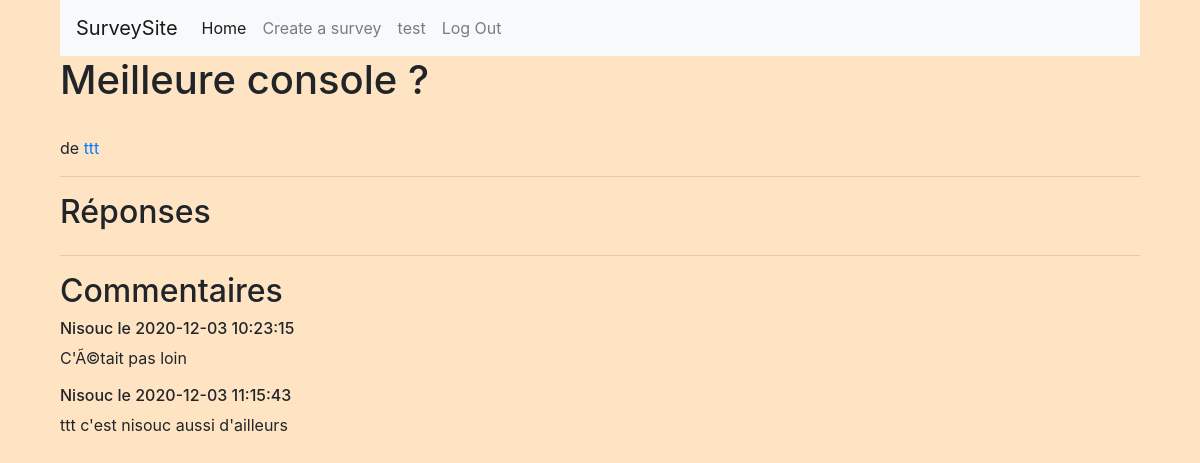
Screenshot of /index.php?page=survey&id=18 (signed in) with the database file from the repository.
### tables this page shows
CREATE TABLE `surveys` (
  `survey_id` int(11) NOT NULL,
  `question` varchar(255) NOT NULL,
  `end` datetime NOT NULL,
  `creatorsId` int(11) NOT NULL,
  `status` int(1) NOT NULL DEFAULT '1'
);

CREATE TABLE `users` (
  `user_id` int(11) NOT NULL,
  `user_name` varchar(255) NOT NULL,
  `user_pass` varchar(255) NOT NULL,
  `user_email` varchar(255) NOT NULL,
  `user_status` tinyint(1) NOT NULL,
  `user_theme` varchar(255) NOT NULL DEFAULT 'white'
);

CREATE TABLE `comments` (
  `comment_id` int(11) NOT NULL,
  `author` varchar(255) NOT NULL,
  `content` varchar(255) NOT NULL,
  `created_at` timestamp NOT NULL DEFAULT CURRENT_TIMESTAMP,
  `conv_id` int(11) NOT NULL
);

### App/Controller/SurveyController.php (called while the page is built, shortened)
<?php
class surveyController
{
    public function __construct()
    {
        $this->model = new SurveyModel();
    }
    public function renderSurvey()
    {
        $SurId = $_GET['id'];
        $survey = $this->model->getSurvey($SurId);
        $coms = $this->model->getMess($SurId);
        require ROOT."/App/View/SurveyVisitView.php";
    }
}

### Public/index.php (called while the page is built, shortened)
<?php
require ROOT."/Core/Database.php";
require ROOT."/router.php";

### Core/Database.php (called while the page is built, shortened)
<?php
class Database{
    protected $pdo;
    public function __construct()
    {
        try {
            $this->host = $dbConfig["host"];
            $this->dbname = $dbConfig["dbname"];
            $this->user = $dbConfig["user"];
            $this->pass = $dbConfig["pass"];
            $this->pdo = new \PDO("mysql:host=$this->host;dbname=$this->dbname", $this->user, $this->pass);
        } catch (\PDOException $e) {
            return $e->getMessage();
        }
    }
    public function query(string $statement, bool $one)
    {
        $query = $this->pdo->query($statement);
        if ($one === false) {
            return $query->fetch(\PDO::FETCH_ASSOC);
        } else {
            return $query->fetchAll(\PDO::FETCH_ASSOC);
        }
    }
}

### App/Model/SurveyModel.php (called while the page is built, shortened)
<?php
class SurveyModel extends Database
{
    public function getSurvey($id)
    {
        $getEm = "SELECT * FROM surveys INNER JOIN users on surveys.creatorsId = users.user_id WHERE survey_id = '" . $id . "'";
        return $this->query($getEm, false);
    }
    public function getMess($id)
    {
        $msg = "SELECT * FROM comments WHERE conv_id = '" . $id .  "'";
        return $this->query($msg, true);
    }
}

### App/View/surveyVisitView.php (the view, shortened to what this page needs)
<?php
require ROOT."/commons.php";
?>
<!DOCTYPE html>
<html lang="fr">
<head>
</head>
<body>
    <h1><?= $survey['question'] ?> </h1>
    <p><br> de <a href="?page=user&name=<?= $survey['user_name'] ?>"><?= $survey['user_name'] ?></a></p>
    <hr>
    <h2>Réponses</h2>
        <div class="sectioncoms">
            <hr>
            <h2>Commentaires</h2>
            <div id="commentbox">
                <?php foreach($coms as $com) { ?>
                    <div class="message"><h6><?= $com['author'] ?> le <?= $com['created_at'] ?></h6><p><?= $com['content'] ?></p></div>
                <?php } ?>
            </div>
        </div>

### Public/assets/css/style.css (style rules this page uses)
* { margin: 0; padding: 0; box-sizing: border-box; }
html { scroll-behavior: smooth; }
body { width: 90%; margin: auto; }
#commentbox { display: flex; flex-direction: column; }

### rows the page displays
surveys: question "Meilleure console ?", users.user_name "ttt"
comments: author "Nisouc", created_at "2020-12-03 10:23:15", content "C'Ã©tait pas loin"
comments: author "Nisouc", created_at "2020-12-03 11:15:43", content "ttt c'est nisouc aussi d'ailleurs"

### other values shown
$_SESSION["Username"] "test"
